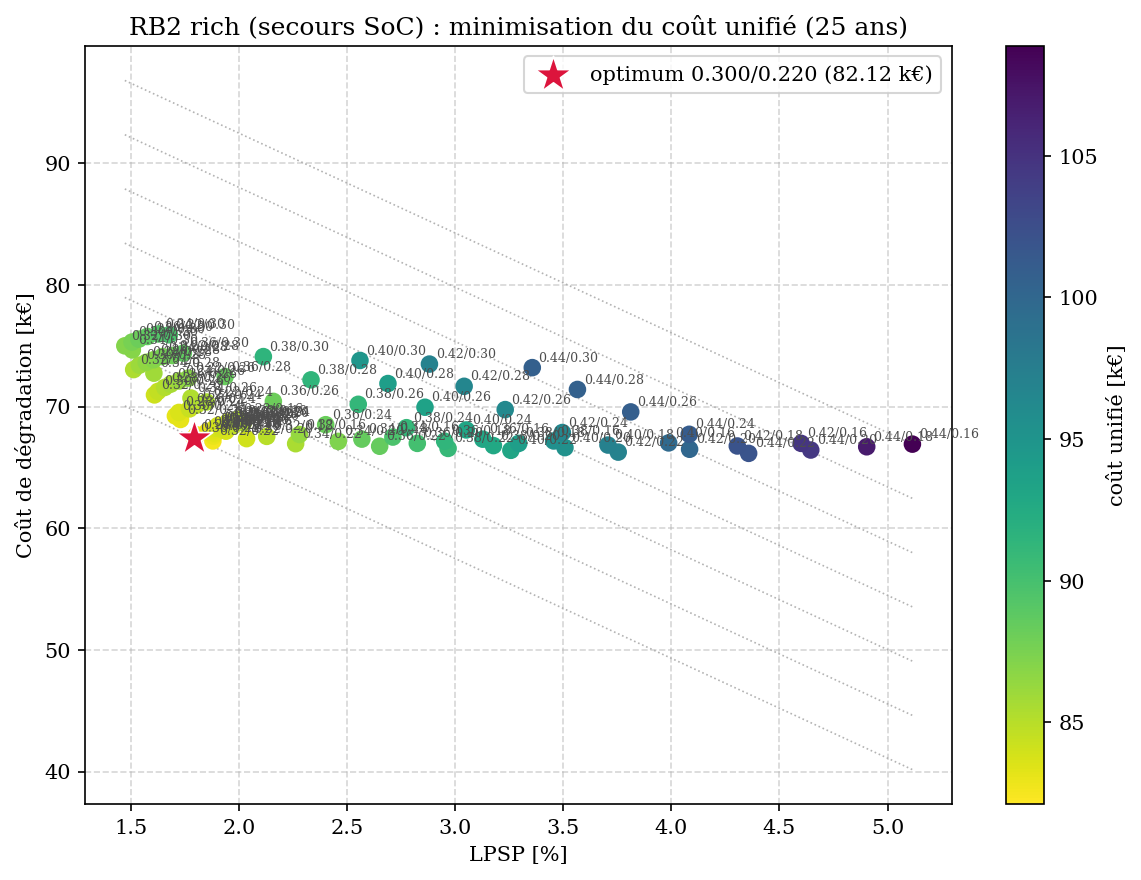

Write the Python code that produced this figure.
"""
sweep_setpoints_rb2_rich.py
===========================
Sweep V10 des consignes de base de la VRAIE politique RB2 du dossier
(rb2_policy.make_rb2_policy : consignes economiques + secours de faisabilite aux
bornes de SoC). Contrairement a sweep_setpoints_rb2.py (politique SIMPLE
make_rb2_frac, sans secours SoC), on balaie ici (fc_base, ely_base) A EMERGENCY
FIXE (FC_EMERGENCY, ELY_EMERGENCY = valeurs documentees du dossier), sur une
grille ELARGIE, et on classe par COUT UNIFIE :

    cout_unifie [kEUR] = degradation [kEUR] + VoLL * energie_non_fournie
                       = voll_common.total_cost_keur(LPSP, deg)   (VoLL=3 EUR/kWh)

deg et LPSP sont calcules EXACTEMENT comme batch_pareto / sweep_setpoints_rb2 :
  deg  = get_cost_from_ledger(data)/1000  ( = sum(ledger['total_eur'])/1000 )
  LPSP = 100 * sum(clip(P_planned-P_real,0)) / sum(clip(P_planned,0))
-> empilable avec batch_pareto.

Sorties (dans RB2/, noms DISTINCTS pour ne rien ecraser) :
  - sweep_setpoints_rb2_rich.txt  : tous les couples, tries par cout unifie
  - sweep_setpoints_rb2_rich.pdf/.png : nuage (LPSP, deg), couleur = cout unifie

Lancement (python = anaconda) :
  python sweep_setpoints_rb2_rich.py            # sweep complet + figure
  python sweep_setpoints_rb2_rich.py --time1    # 1 simu 25 ans chronometree, n'ecrit rien
  python sweep_setpoints_rb2_rich.py --smoke    # 4 sims 2 ans -> fichier _SMOKE, n'ecrase rien
  python sweep_setpoints_rb2_rich.py --replot   # refait la figure depuis le .txt
"""
import sys, os, time, argparse
import numpy as np
import matplotlib
matplotlib.use("Agg")
import matplotlib.pyplot as plt
from concurrent.futures import ProcessPoolExecutor

HERE   = os.path.dirname(os.path.abspath(__file__))          # .../Vieillissement10/RB2
PARENT = os.path.dirname(HERE)                               # .../Vieillissement10
sys.path.insert(0, PARENT)
sys.path.insert(0, HERE)
from Common import Init_EMR_MG_v16_python as I
from Common.main_init_and_loop import init_and_run_loop
from Common.cost_fcn_total2 import get_cost_from_ledger
from rb2_policy import make_rb2_policy                       # VRAIE politique RB2 (rich)
sys.path.insert(0, os.path.abspath(os.path.join(PARENT, "..", "Analyse_sensibilite")))
import voll_common as V                                      # cout unifie (VoLL)

# ======================= CONFIGURATION =======================
N_YEARS   = 25
# Consignes de secours FIXES (= valeurs documentees RB2/get_optimal_action_RB.py).
FC_EMERGENCY  = 0.90
ELY_EMERGENCY = 0.225
# Grille ELARGIE des consignes de base (fractions de Pmax).
FC_BASES  = np.round(np.arange(0.22, 0.44 + 1e-9, 0.02), 3)   # 0.22 .. 0.44
ELY_BASES = np.round(np.arange(0.16, 0.30 + 1e-9, 0.02), 3)   # 0.16 .. 0.30
_N_AVAIL  = max(1, int(os.environ.get("SLURM_CPUS_PER_TASK", (os.cpu_count() or 2) - 1)))
OUT_TXT   = os.path.join(HERE, "sweep_setpoints_rb2_rich.txt")
OUT_PDF   = os.path.join(HERE, "sweep_setpoints_rb2_rich.pdf")
OUT_PNG   = os.path.join(HERE, "sweep_setpoints_rb2_rich.png")
# =============================================================


def _metrics(data):
    """(LPSP %, deg kEUR) STRICTEMENT comme batch_pareto / sweep_setpoints_rb2."""
    P_dc_load = data["P_dc_load"]; P_dc_pv = data["P_dc_pv"]; lol_tab = data["lol_tab"]
    Pp = np.array([(a - b) / 1000 for a, b in zip(P_dc_load, P_dc_pv)])
    Pr = np.array([(a - b) * (1 - c) / 1000 for a, b, c in zip(P_dc_load, P_dc_pv, lol_tab)])
    p, r = np.clip(Pp, 0, None), np.clip(Pr, 0, None)
    lpsp = (np.clip(p - r, 0, None).sum() / p.sum() * 100) if p.sum() > 0 else 0.0
    deg = get_cost_from_ledger(data) / 1000.0
    return float(lpsp), float(deg)


def _eval(args):
    fc, ely, n_years = args
    policy = make_rb2_policy(fc, ely, FC_EMERGENCY, ELY_EMERGENCY)
    data = init_and_run_loop(policy, n_years=n_years)
    lpsp, deg = _metrics(data)
    return (fc, ely, lpsp, deg, V.total_cost_keur(lpsp, deg))


def run_sweep(smoke=False):
    ny = 2 if smoke else N_YEARS
    if smoke:
        combos = [(0.30, 0.22, ny), (0.34, 0.22, ny), (0.28, 0.20, ny), (0.38, 0.24, ny)]
        out_txt = os.path.join(HERE, "sweep_setpoints_rb2_rich_SMOKE.txt")
    else:
        combos = [(float(fc), float(el), ny) for fc in FC_BASES for el in ELY_BASES]
        out_txt = OUT_TXT
    nw = max(1, min(_N_AVAIL, len(combos)))
    print(f"--- Sweep RB2 RICH : {len(combos)} sims / {ny} ans ({nw} workers) ; "
          f"emergency=({FC_EMERGENCY},{ELY_EMERGENCY}) ; VoLL={V.VOLL_TIERS} ---", flush=True)
    t0 = time.time(); res = []
    with ProcessPoolExecutor(max_workers=nw) as ex:
        for i, r in enumerate(ex.map(_eval, combos), 1):
            res.append(r)
            print(f"  [{i:2d}/{len(combos)}] fc={r[0]:.3f} ely={r[1]:.3f}"
                  f" -> LPSP={r[2]:6.3f}%  deg={r[3]:7.3f}  UNIF={r[4]:8.3f} k€", flush=True)
    res.sort(key=lambda r: r[4])
    best = res[0]
    print(f"--- termine en {time.time()-t0:.0f}s ---", flush=True)
    print(f">>> OPTIMUM : fc_base={best[0]:.3f}  ely_base={best[1]:.3f}"
          f"  (LPSP={best[2]:.3f}%  deg={best[3]:.3f} k€  UNIF={best[4]:.3f} k€)", flush=True)
    with open(out_txt, "w", encoding="utf-8") as f:
        f.write(f"# Sweep setpoints RB2 RICH (base, secours SoC) - {ny} ans ; VoLL={V.VOLL_TIERS}\n")
        f.write(f"# emergency=({FC_EMERGENCY},{ELY_EMERGENCY}) ; "
                f"P_fc_max={I.FC['P_fc_max']:.2f} W  P_ely_max={I.ELY['P_ely_max']:.2f} W\n")
        f.write(f"# OPTIMUM : fc_base={best[0]:.3f} ely_base={best[1]:.3f} -> unifie={best[4]:.4f} kEUR\n")
        f.write("rang;fc_base;ely_base;LPSP(%);deg(kEUR);unifie(kEUR)\n")
        for i, r in enumerate(res, 1):
            f.write(f"{i};{r[0]:.3f};{r[1]:.3f};{r[2]:.4f};{r[3]:.4f};{r[4]:.4f}\n")
    print(f"Ecrit : {out_txt}", flush=True)
    return res


def time1():
    """Une seule simu 25 ans (couple de reference), chronometree, n'ecrit rien."""
    fc, ely = 0.31, 0.22
    print(f"--- TIME1 : 1 simu {N_YEARS} ans, fc_base={fc} ely_base={ely} "
          f"emergency=({FC_EMERGENCY},{ELY_EMERGENCY}) ---", flush=True)
    t0 = time.time()
    r = _eval((fc, ely, N_YEARS))
    dt = time.time() - t0
    print(f"    LPSP={r[2]:.4f}%  deg={r[3]:.4f} k€  UNIF={r[4]:.4f} k€", flush=True)
    print(f"    1 simu 25 ans = {dt:.1f}s", flush=True)
    return dt


def _read_txt(path=None):
    path = path or OUT_TXT
    rows = []
    with open(path, encoding="utf-8") as f:
        for line in f:
            if line.startswith("#") or line.startswith("rang"):
                continue
            p = line.strip().split(";")
            if len(p) == 6:
                rows.append((float(p[1]), float(p[2]), float(p[3]), float(p[4]), float(p[5])))
    return rows


def plot():
    rows = _read_txt()
    if not rows:
        print("Rien a tracer (txt vide).", flush=True); return
    lpsp = np.array([r[2] for r in rows]); deg = np.array([r[3] for r in rows])
    unif = np.array([r[4] for r in rows])
    best = min(rows, key=lambda r: r[4])
    plt.rcParams.update({"text.usetex": False, "mathtext.fontset": "cm",
                         "font.family": "serif", "pdf.fonttype": 42})
    fig, ax = plt.subplots(figsize=(8, 6))
    slope = V.cost_lpsp_keur(1.0)
    xs = np.linspace(lpsp.min(), lpsp.max() + 1e-6, 50)
    for C in np.linspace(unif.min(), unif.max(), 7):
        ax.plot(xs, C - slope * xs, ls=':', color='0.7', lw=0.8, zorder=0)
    sc = ax.scatter(lpsp, deg, c=unif, cmap='viridis_r', s=55, zorder=3)
    for fc, el, lp, dg, un in rows:
        ax.annotate(f"{fc:.2f}/{el:.2f}", (lp, dg), fontsize=6, color='0.3',
                    xytext=(3, 3), textcoords="offset points", zorder=3)
    ax.scatter(best[2], best[3], marker='*', s=340, color='crimson',
               edgecolors='white', linewidths=0.8, zorder=5,
               label=f"optimum {best[0]:.3f}/{best[1]:.3f} ({best[4]:.2f} k€)")
    fig.colorbar(sc, ax=ax, label="coût unifié [k€]")
    ax.set_xlabel("LPSP [%]"); ax.set_ylabel("Coût de dégradation [k€]")
    ax.grid(True, linestyle='--', alpha=0.5); ax.legend(loc='upper right')
    ax.set_title(f"RB2 rich (secours SoC) : minimisation du coût unifié ({N_YEARS} ans)")
    plt.tight_layout()
    plt.savefig(OUT_PDF, format='pdf', bbox_inches='tight')
    plt.savefig(OUT_PNG, format='png', dpi=150, bbox_inches='tight')
    plt.close()
    print(f"Figure : {OUT_PDF}\n         {OUT_PNG}", flush=True)


if __name__ == "__main__":
    ap = argparse.ArgumentParser()
    ap.add_argument("--smoke", action="store_true", help="4 sims 2 ans -> fichier _SMOKE")
    ap.add_argument("--time1", action="store_true", help="1 simu 25 ans chronometree, n'ecrit rien")
    ap.add_argument("--replot", action="store_true", help="refait la figure depuis le .txt")
    args = ap.parse_args()
    if args.time1:
        time1()
    elif args.replot:
        plot()
    else:
        run_sweep(smoke=args.smoke)
        plot()
